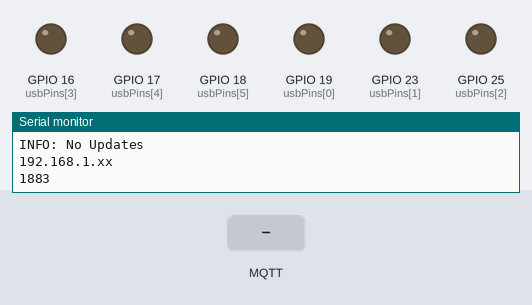
Bench run of a sketch on a simulated ESP32. On the bench: output pins drawn as LEDs (lit = HIGH), the last lines printed to the serial monitor. The test bench sets the inputs (shaded band). WiFi joins after 1.5 s; servers stay silent unless stated; no MQTT or app messages arrive unless stated.

Above: at 2.9 s.
3.0 s: MQTT message "ON" arrives on the first subscribed topic
At 5.7 s:
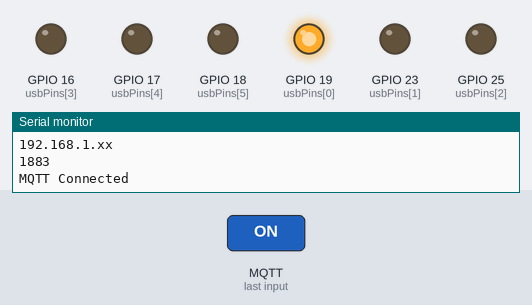
6.0 s: MQTT message "ON" arrives on the second subscribed topic
At 6.6 s:
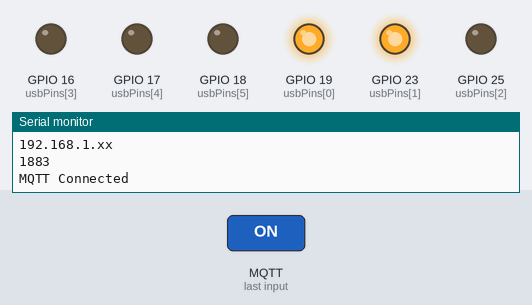
7.5 s: MQTT message "PRESS" arrives on the first subscribed topic
At 7.8 s:
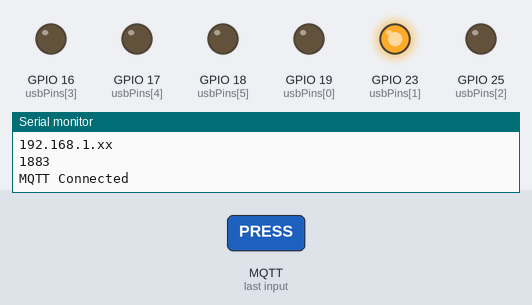
9.0 s: MQTT message "ON" arrives on the third subscribed topic
At 10.1 s:
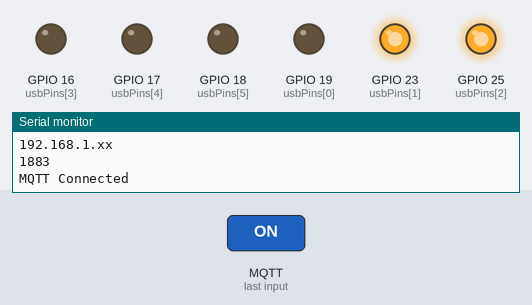
10.5 s: MQTT message "PRESS" arrives on the second subscribed topic
At 11.3 s:
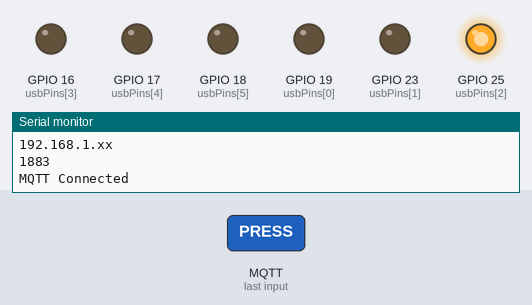
12.0 s: MQTT message "PRESS" arrives on the third subscribed topic
At 12.4 s:
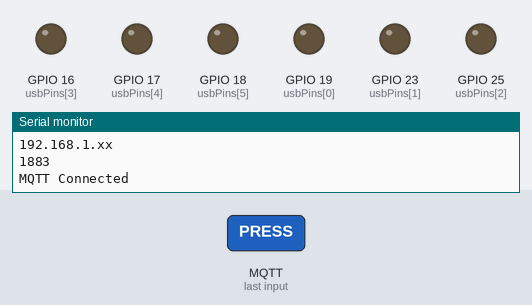
Timing chart, 0 to 14.5 s (numbered marks = the images above; inputs shaded):
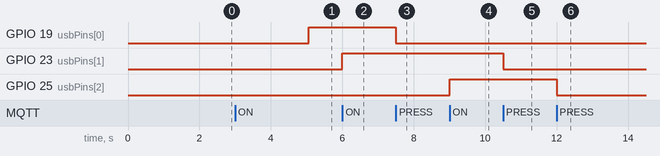

Measured:
- after the input at 3.0 s, GPIO 19 (usbPins[0]): LOW → HIGH after 2.1 s
- after the input at 6.0 s, GPIO 23 (usbPins[1]): LOW → HIGH at once
- after the input at 7.5 s, GPIO 19 (usbPins[0]): HIGH → LOW at once
- after the input at 9.0 s, GPIO 25 (usbPins[2]): LOW → HIGH at once
- after the input at 10.5 s, GPIO 23 (usbPins[1]): HIGH → LOW at once
- after the input at 12.0 s, GPIO 25 (usbPins[2]): HIGH → LOW at once

The sketch:

SmartUsbPower.ino
```cpp
#include <WiFi.h>
#include <PubSubClient.h>
#include <HTTPClient.h>
#include <HTTPUpdate.h>

#define VERSION "v2.1"
#define APP "SmartUsbPower"
const char* urlBase = "http://updateserver";

const char* ssid = "";
const char* password = "";

const char* mqtt_server = "192.168.1.xx";
const int mqtt_port = 1883;
const char* mqtt_user = "";
const char* mqtt_password = "";

const char* device_name = "SmartUsbPower";
const char* availability_topic = "homeassistant/switch/SmartUsbPower/availability";

WiFiClient espClient;
PubSubClient client(espClient);

const int usbPins[6] = { 19, 23, 25, 16, 17, 18 };

unsigned long lastReconnectAttempt = 0;
unsigned long lastWiFiCheck = 0;
unsigned long lastHeartbeat = 0;
unsigned long lastUptimeReport = 0;
const unsigned long heartbeatInterval = 30000;
const unsigned long uptimeInterval = 30000;

void checkForUpdates(void) {
  String checkUrl = String(urlBase);
  checkUrl += "?ver=" + String(VERSION) + "&dev=" + String(APP);
  Serial.println("INFO: Checking for updates at URL: " + checkUrl);
  WiFiClient client;
  t_httpUpdate_return ret = httpUpdate.update(client, checkUrl);
  switch (ret) {
    case HTTP_UPDATE_FAILED:
      Serial.println("ERROR: Update Failed - " + String(httpUpdate.getLastErrorString().c_str()));
      break;
    case HTTP_UPDATE_NO_UPDATES:
      Serial.println("INFO: No Updates");
      break;
    case HTTP_UPDATE_OK:
      Serial.println("INFO: Update OK");
      break;
  }
}

void setup_wifi() {
  WiFi.begin(ssid, password);
  while (WiFi.status() != WL_CONNECTED) {
    delay(500);
    Serial.print(".");
  }
  Serial.println("\nWiFi connected");
  WiFi.setAutoReconnect(true);
}

void checkWiFiConnection() {
  if (WiFi.status() != WL_CONNECTED) {
    Serial.println("WiFi disconnected. Reconnecting...");
    WiFi.disconnect();
    WiFi.begin(ssid, password);
  }
}

void publishState(int index, bool state) {
  if (!client.connected()) return;
  String topic = "homeassistant/switch/" + String(device_name) + "/usb" + String(index) + "/state";
  client.publish(topic.c_str(), state ? "ON" : "OFF", true);
}

void setUsbState(int index, bool state) {
  if (index < 0 || index >= 6) return;
  digitalWrite(usbPins[index], state ? HIGH : LOW);
  publishState(index, state);
}
unsigned long lastMillis = 0;
unsigned long totalSeconds = 0;

String formatUptime(unsigned long seconds) {
  unsigned long days = seconds / 86400;
  seconds %= 86400;
  unsigned long hours = seconds / 3600;
  seconds %= 3600;
  unsigned long minutes = seconds / 60;
  seconds %= 60;

  String result = "";
  if (days > 0) result += String(days) + "d ";
  if (hours > 0 || days > 0) result += String(hours) + "h ";
  if (minutes > 0 || hours > 0 || days > 0) result += String(minutes) + "m ";
  result += String(seconds) + "s";

  return result;
}

void updateUptime() {
  unsigned long now = millis();
  if (now - lastMillis >= 1000) {
    unsigned long elapsed = now - lastMillis;
    totalSeconds += elapsed / 1000;
    lastMillis = now - (elapsed % 1000);  // 保留小于1秒的余数
  }
}

void publishUptime() {
  updateUptime();
  String uptimeStr = formatUptime(totalSeconds);

  String topic = "homeassistant/sensor/" + String(device_name) + "/uptime/state";
  client.publish(topic.c_str(), uptimeStr.c_str());
}

void publishAutoDiscovery() {
  for (int i = 0; i < 6; i++) {
    String object_id = "usb" + String(i);
    String base_topic = "homeassistant/switch/" + String(device_name) + "/" + object_id;
    String config_topic = base_topic + "/config";
    String payload = "{";
    payload += "\"name\": \"" + String(device_name) + "_USB" + String(i) + "\",";
    payload += "\"uniq_id\": \"" + String(device_name) + "_usb" + String(i) + "\",";
    payload += "\"object_id\": \"" + object_id + "\",";
    payload += "\"~\": \"" + base_topic + "\",";
    payload += "\"cmd_t\": \"~/set\",";
    payload += "\"stat_t\": \"~/state\",";
    payload += "\"avty_t\": \"" + String(availability_topic) + "\",";
    payload += "\"pl_on\": \"ON\",";
    payload += "\"pl_off\": \"OFF\",";
    payload += "\"pl_avail\": \"online\",";
    payload += "\"pl_not_avail\": \"offline\",";
    payload += "\"qos\": 0,";
    payload += "\"device\": {\"identifiers\": [\"" + String(device_name) + "\"], \"name\": \"" + String(device_name) + "\", \"sw_version\": \"" VERSION "\"}";
    payload += "}";
    client.publish(config_topic.c_str(), payload.c_str(), true);
  }

  String restart_topic = "homeassistant/button/" + String(device_name) + "/restart/config";
  String restart_payload = "{";
  restart_payload += "\"name\": \"" + String(device_name) + "_Restart\",";
  restart_payload += "\"uniq_id\": \"" + String(device_name) + "_restart\",";
  restart_payload += "\"cmd_t\": \"homeassistant/button/" + String(device_name) + "/restart/set\",";
  restart_payload += "\"avty_t\": \"" + String(availability_topic) + "\",";
  restart_payload += "\"pl_avail\": \"online\",";
  restart_payload += "\"pl_not_avail\": \"offline\",";
  restart_payload += "\"device\": {\"identifiers\": [\"" + String(device_name) + "\"], \"name\": \"" + String(device_name) + "\", \"sw_version\": \"" VERSION "\"}";
  restart_payload += "}";
  client.publish(restart_topic.c_str(), restart_payload.c_str(), true);
  client.subscribe(("homeassistant/button/" + String(device_name) + "/restart/set").c_str());

  // uptime 传感器
  String uptime_config_topic = "homeassistant/sensor/" + String(device_name) + "/uptime/config";
  String uptime_payload = "{";
  uptime_payload += "\"name\": \"Uptime\",";
  uptime_payload += "\"uniq_id\": \"" + String(device_name) + "_uptime\",";
  uptime_payload += "\"object_id\": \"smartusbpower_uptime\",";
  uptime_payload += "\"stat_t\": \"homeassistant/sensor/" + String(device_name) + "/uptime/state\",";
  uptime_payload += "\"avty_t\": \"" + String(availability_topic) + "\",";
  uptime_payload += "\"pl_avail\": \"online\",";
  uptime_payload += "\"pl_not_avail\": \"offline\",";
  uptime_payload += "\"icon\": \"mdi:timer\",";
  uptime_payload += "\"device\": {\"identifiers\": [\"" + String(device_name) + "\"], \"name\": \"" + String(device_name) + "\", \"sw_version\": \"" VERSION "\"}";
  uptime_payload += "}";
  client.publish(uptime_config_topic.c_str(), uptime_payload.c_str(), true);
}

void callback(char* topic, byte* payload, unsigned int length) {
  String msgTopic = topic;
  String msgPayload = "";
  for (unsigned int i = 0; i < length; i++) msgPayload += (char)payload[i];

  for (int i = 0; i < 6; i++) {
    String expectedTopic = "homeassistant/switch/" + String(device_name) + "/usb" + String(i) + "/set";
    if (msgTopic == expectedTopic) {
      bool newState = (msgPayload == "ON");
      setUsbState(i, newState);
    }
  }

  if (msgTopic == "homeassistant/button/" + String(device_name) + "/restart/set" && msgPayload == "PRESS") {
    client.publish(availability_topic, "offline", true);
    delay(100);
    ESP.restart();
  }
}

void reconnect() {
  if (millis() - lastReconnectAttempt < 5000) return;
  lastReconnectAttempt = millis();

  if (WiFi.status() != WL_CONNECTED) {
    checkWiFiConnection();
    return;
  }
  client.setKeepAlive(60);  // 设置 keepalive 为 60 秒
  if (client.connect(device_name, mqtt_user, mqtt_password, availability_topic, 1, true, "offline")) {
    Serial.println("MQTT Connected");
    client.publish(availability_topic, "online", true);
    for (int i = 0; i < 6; i++) {
      String topic = "homeassistant/switch/" + String(device_name) + "/usb" + String(i) + "/set";
      client.subscribe(topic.c_str());
    }
    publishAutoDiscovery();
  // 重新发布当前物理状态（用 digitalRead）
  for (int i = 0; i < 6; i++) {
    bool currentState = digitalRead(usbPins[i]) == HIGH;
    publishState(i, currentState);
  }
  } else {
    Serial.printf("MQTT connection failed, rc=%d\n", client.state());
  }
  yield();
}

void setup() {
  Serial.begin(115200);
  for (int i = 0; i < 6; i++) {
    digitalWrite(usbPins[i], LOW);
    pinMode(usbPins[i], OUTPUT);
  }
  setup_wifi();
  checkForUpdates();
  Serial.println(mqtt_server);
  Serial.println(mqtt_port);
  client.setServer(mqtt_server, mqtt_port);
  client.setCallback(callback);
  client.setBufferSize(2048);
  reconnect();
  //for (int i = 0; i < 6; i++) setUsbState(i, false);
}

void loop() {
  if (millis() - lastWiFiCheck > 30000) {
    lastWiFiCheck = millis();
    checkWiFiConnection();
  }

  if (WiFi.status() == WL_CONNECTED) {
    if (!client.connected()) reconnect();
    else client.loop();
  }

  if (millis() - lastHeartbeat > heartbeatInterval) {
    lastHeartbeat = millis();
    if (client.connected()) client.publish(availability_topic, "online", true);
  }

  if (millis() - lastUptimeReport > uptimeInterval) {
    lastUptimeReport = millis();
    if (client.connected()) publishUptime();
  }

  yield();
}
```
